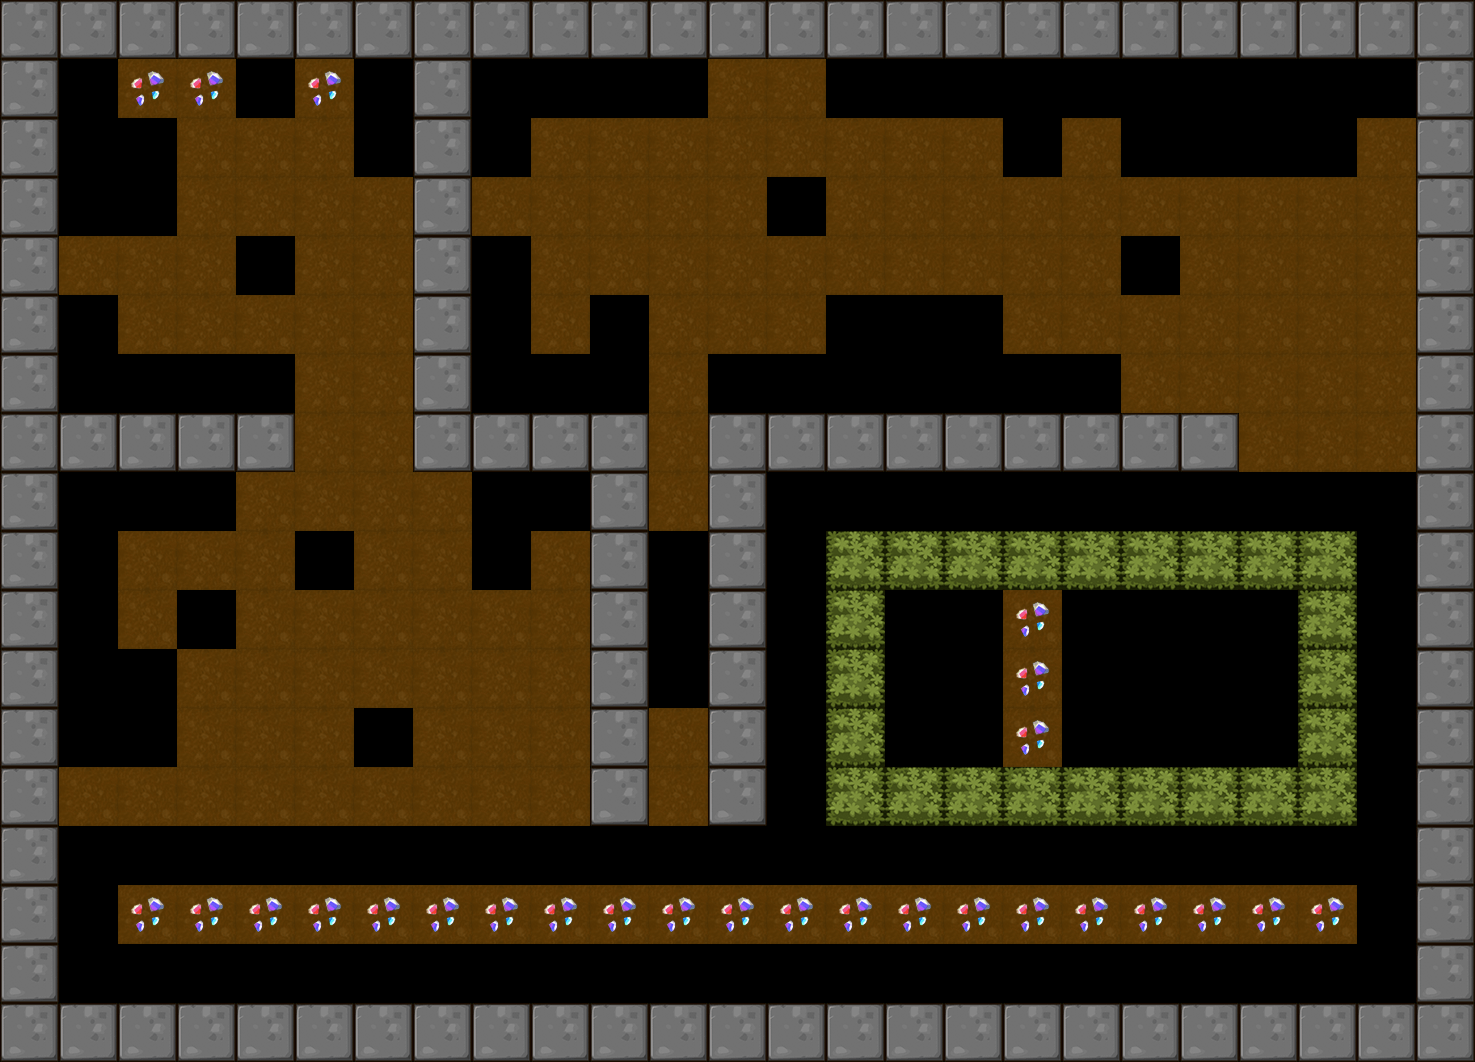

The image is a tile-based game level rendered from a .tmx file. Its description and source (layers, tilesets, objects; grid data summarised) follow:
An orthogonal 25x18 tile map with 59x59 px tiles, 1 tile layer (BackGround) and 9 objects (6x Roller, 2x Shipper, Player).

<map version="1.0" orientation="orthogonal" renderorder="right-down" width="25" height="18" tilewidth="59" tileheight="59">
 <tileset firstgid="1" name="itemmap" tilewidth="59" tileheight="59">
  <image source="tileset2.png" trans="ff00ff" width="354" height="354" />
 </tileset>
 <layer name="BackGround" width="25" height="18">
  <data>[450 cells, 368 non-empty, 13 distinct tile ids]</data>
 </layer>
 <objectgroup name="RobotCharacter">
  <object name="Player" x="250.75" y="250.75" width="40" height="40" />
 </objectgroup>
 <objectgroup name="EnemyCharacter">
  <object name="Shipper" type="Shipper" x="1072.42" y="595.516" width="40" height="40" />
  <object name="Roller" type="Roller" x="767.944" y="475.559" width="40" height="40" />
  <object name="Shipper" type="Shipper" x="1127.6" y="599.947" width="40" height="40" />
  <object name="Roller" type="Roller" x="365.406" y="950.689" width="40" height="40" />
  <object name="Roller" type="Roller" x="1007.03" y="952.061" width="40" height="40" />
  <object name="Roller" type="Roller" x="773.131" y="838.349" width="40" height="40" />
  <object name="Roller" type="Roller" x="1241.7" y="835.004" width="40" height="40" />
  <object name="Roller" type="Roller" x="1369.91" y="483.834" width="40" height="40" />
 </objectgroup>
</map>
